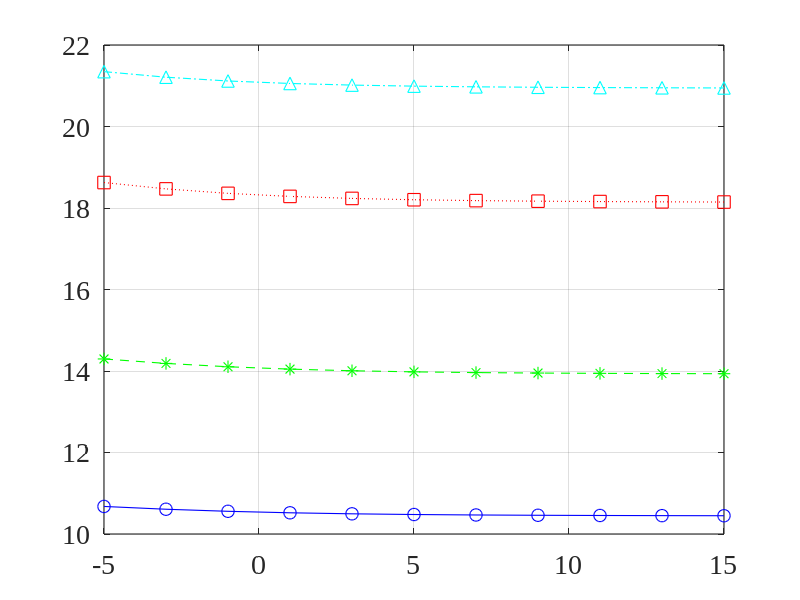
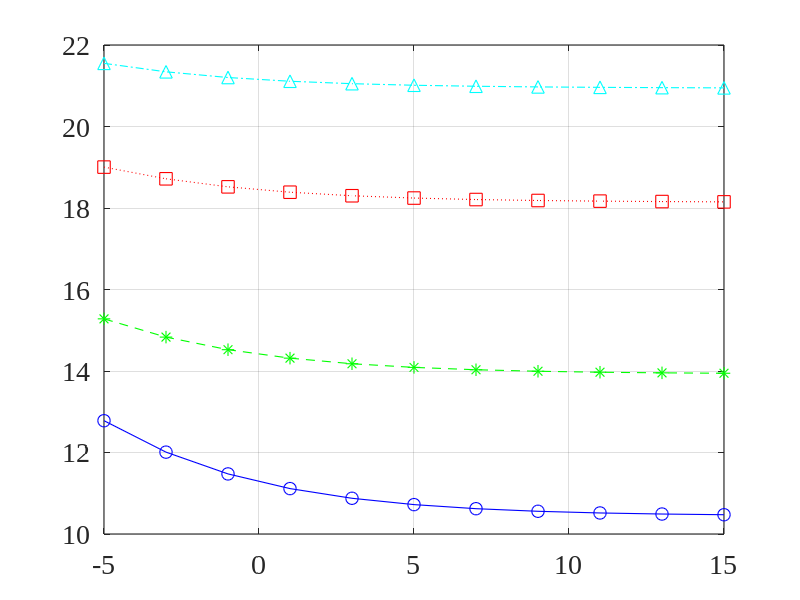
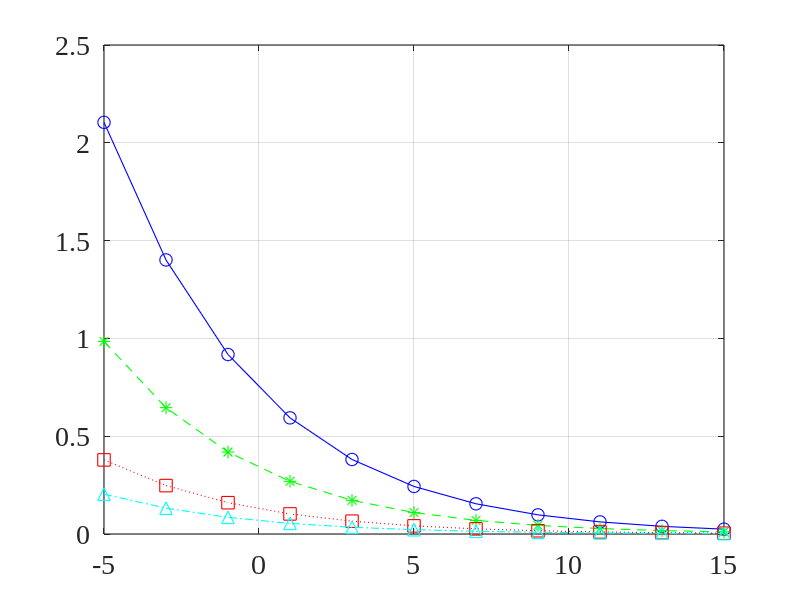
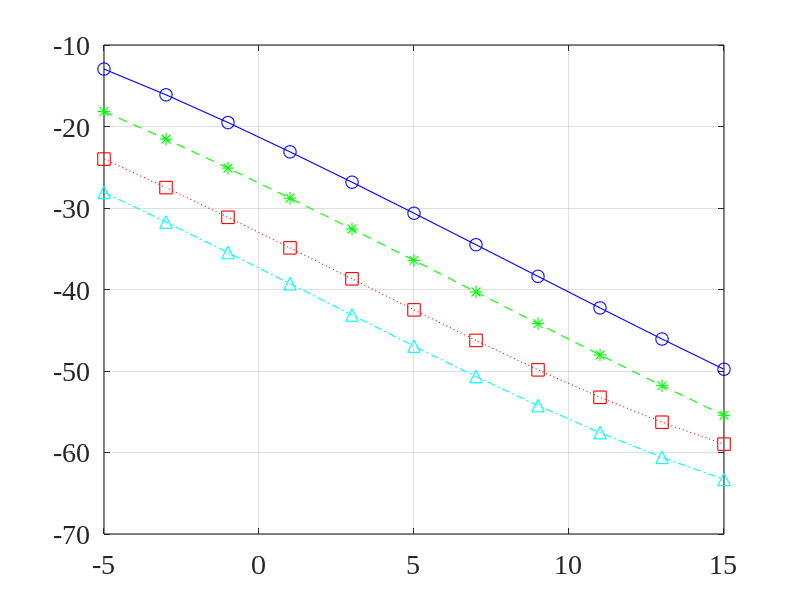

The MATLAB script that drew these images, in order:
close all; clc; clear all;
linewd = 0.8;
hcfontsize = 20;
MarkerSize=9;

P=20;
Lh=30;
beta=0.1; % sigma_w^2/sigma_u^2
alpha=0.8;
theta_d=0/180*pi;
theta_n=90/180*pi;
c=340; % voice velocity
fs=8e3;
delta=0.03;

L=2*P+Lh;
[jj,ii]=meshgrid(1:L,1:Lh);

M_values=[4 6 10 15]; % Number of sensors
[t1,t2]=meshgrid(1:L,1:L);
Rx=alpha.^(abs(t1-t2));

iSNR_db_values=-5:2:15;  
Gain_dB_values=zeros(length(iSNR_db_values),length(M_values));
xi_n_dB_values=zeros(length(iSNR_db_values),length(M_values));
xi_d_dB_values=zeros(length(iSNR_db_values),length(M_values));
nu_dB_values=zeros(length(iSNR_db_values),length(M_values));
for idxM=1:length(M_values)
    M=M_values(idxM);
    
    Rvw=beta*eye(Lh*M);
    Rvi=kron(ones(M),eye(Lh));
    Rv0=Rvi+Rvw;
    
    G_theta_d=zeros(M*Lh,L);
    for m=1:M
        Gm_theta_d=sinc(-P-Lh+1-ii+jj-fs*(m-1)*delta/c*cos(theta_d));
        G_theta_d(((m-1)*Lh+1):(m*Lh),:)=Gm_theta_d;
    end
    diag_GG=diag(G_theta_d'*G_theta_d);
    idx_max=find(diag_GG==max(diag_GG),1);
    i_ell=zeros(L,1);
    i_ell(idx_max)=1;
    

    for idxS=1:length(iSNR_db_values)
        iSNR_dB=iSNR_db_values(idxS);
        iSNR=10^(iSNR_dB/10);
        
        sigma_i2=Rx(1,1)/Rv0(1,1)/iSNR;
        Rv_bar=sigma_i2*Rv0;
        
        h=pinv(G_theta_d*Rx*G_theta_d'+Rv_bar)*G_theta_d*Rx*i_ell;
        
        oSNR=(h'*G_theta_d*Rx*G_theta_d'*h)/(h'*Rv_bar*h);
        oSNR_dB=10*log10(oSNR);
        Gain_dB_values(idxS,idxM)=oSNR_dB-iSNR_dB;
        
        xi_n=Rv_bar(1,1)/(h'*Rv_bar*h);
        xi_n_dB_values(idxS,idxM)=10*log10(xi_n);
        
        xi_d=Rx(1,1)/(h'*G_theta_d*Rx*G_theta_d'*h);
        xi_d_dB_values(idxS,idxM)=10*log10(xi_d);
        
        nu=(G_theta_d'*h-i_ell)'*Rx*(G_theta_d'*h-i_ell)/Rx(1,1);
        nu_dB_values(idxS,idxM)=10*log10(nu);
    end
end

figure
plot(iSNR_db_values,Gain_dB_values(:,1),'-bo','linewidth',linewd, 'MarkerSize',MarkerSize);
hold on
plot(iSNR_db_values,Gain_dB_values(:,2),'--g*','linewidth',linewd, 'MarkerSize',MarkerSize);
plot(iSNR_db_values,Gain_dB_values(:,3),':rs','linewidth',linewd, 'MarkerSize',MarkerSize);
plot(iSNR_db_values,Gain_dB_values(:,4),'-.c^','linewidth',linewd, 'MarkerSize',MarkerSize);
hold off
set(gca, 'Color', [1, 1, 1]); 
set(gca, 'FontName', 'Times New Roman');
set(gca, 'FontSize', hcfontsize);
set(gca, 'LineWidth', linewd); 
box on; grid on;

figure
plot(iSNR_db_values,xi_n_dB_values(:,1),'-bo','linewidth',linewd, 'MarkerSize',MarkerSize);
hold on
plot(iSNR_db_values,xi_n_dB_values(:,2),'--g*','linewidth',linewd, 'MarkerSize',MarkerSize);
plot(iSNR_db_values,xi_n_dB_values(:,3),':rs','linewidth',linewd, 'MarkerSize',MarkerSize);
plot(iSNR_db_values,xi_n_dB_values(:,4),'-.c^','linewidth',linewd, 'MarkerSize',MarkerSize);
hold off
set(gca, 'Color', [1, 1, 1]); 
set(gca, 'FontName', 'Times New Roman');
set(gca, 'FontSize', hcfontsize);
set(gca, 'LineWidth', linewd); 
box on; grid on;

figure
plot(iSNR_db_values,xi_d_dB_values(:,1),'-bo','linewidth',linewd, 'MarkerSize',MarkerSize);
hold on
plot(iSNR_db_values,xi_d_dB_values(:,2),'--g*','linewidth',linewd, 'MarkerSize',MarkerSize);
plot(iSNR_db_values,xi_d_dB_values(:,3),':rs','linewidth',linewd, 'MarkerSize',MarkerSize);
plot(iSNR_db_values,xi_d_dB_values(:,4),'-.c^','linewidth',linewd, 'MarkerSize',MarkerSize);
hold off
set(gca, 'Color', [1, 1, 1]); 
set(gca, 'FontName', 'Times New Roman');
set(gca, 'FontSize', hcfontsize);
set(gca, 'LineWidth', linewd); 
box on; grid on;

figure
plot(iSNR_db_values,nu_dB_values(:,1),'-bo','linewidth',linewd, 'MarkerSize',MarkerSize);
hold on
plot(iSNR_db_values,nu_dB_values(:,2),'--g*','linewidth',linewd, 'MarkerSize',MarkerSize);
plot(iSNR_db_values,nu_dB_values(:,3),':rs','linewidth',linewd, 'MarkerSize',MarkerSize);
plot(iSNR_db_values,nu_dB_values(:,4),'-.c^','linewidth',linewd, 'MarkerSize',MarkerSize);
hold off
set(gca, 'Color', [1, 1, 1]); 
set(gca, 'FontName', 'Times New Roman');
set(gca, 'FontSize', hcfontsize);
set(gca, 'LineWidth', linewd); 
box on; grid on;

